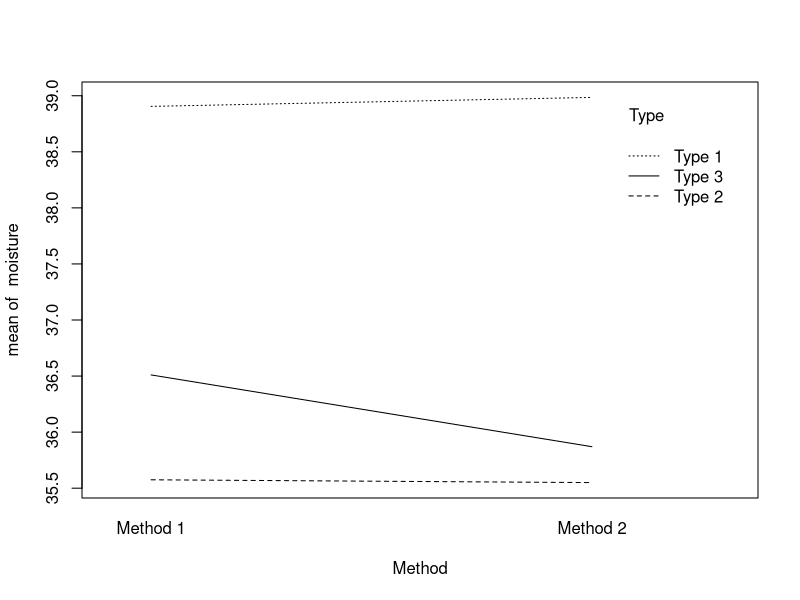
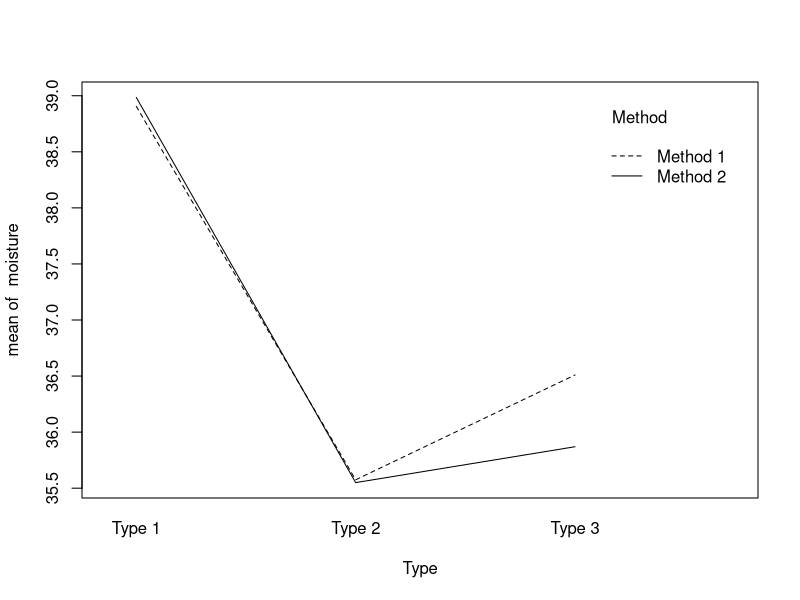

Recreate these plots in R, in order.
## ---- chunk 1
(data.table = matrix(c(39.02, 38.79, 38.96, 
                       39.01, 35.74, 35.41, 
                       35.58, 35.52, 37.02, 
                       36.00, 35.70, 36.04), nrow = 4, ncol = 3))
## ---- chunk 2
moisture <- data.frame(data = c(39.02, 38.79, 35.74, 
                                35.41, 37.02, 36.00, 
                                38.96, 39.01, 35.58, 
                                35.52, 35.70, 36.04))
moisture$Type <- rep(rep(c("type 1", "type 2", "type 3"), each=2), 2)
moisture$Method <- rep(c("method 1", "method 2"), each = 6)
moisture
summary(aov(data ~ Type+Method, data = moisture))
## ---- chunk 3
summary(aov(data ~ Type*Method, data = moisture))
## ---- chunk 4
moisture <- c(39.02, 38.79, 35.74, 
              35.41, 37.02, 36.00, 
              38.96, 39.01, 35.58, 
              35.52, 35.70, 36.04)
Type <- rep(rep(c("Type 1", "Type 2", "Type 3"), each = 2), 2)
Method <- rep(c("Method 1", "Method 2"), each=6)
cheese <- data.frame(data = moisture, type = Type, method = Method)
cheese
interaction.plot(Method, Type, moisture)
interaction.plot(Type, Method, moisture)
## ---- chunk 5
summary(aov(data ~ Type*Method, data = cheese))
## ---- chunk 6
data.table <- data.frame(data = c(13.4, 37.5, 65.2, 60.8, 37.7, 
                                  14.4, 29.3, 36.4, 39.1, 39.4), 
                         A = rep(c("Fresh", "Wilted"), each = 5), 
                         B = rep(c("Period 1", "Period 2", "Period 3", 
                                   "Period 4", "Period 5"), 2))
data.table
## ---- chunk 7
summary(aov(data ~ A+B, data = data.table))
## ---- chunk 8
x = data.table$data[1:5]
y = data.table$data[6:10]
t.test(x, y, alternative = "two.sided", paired = TRUE)
